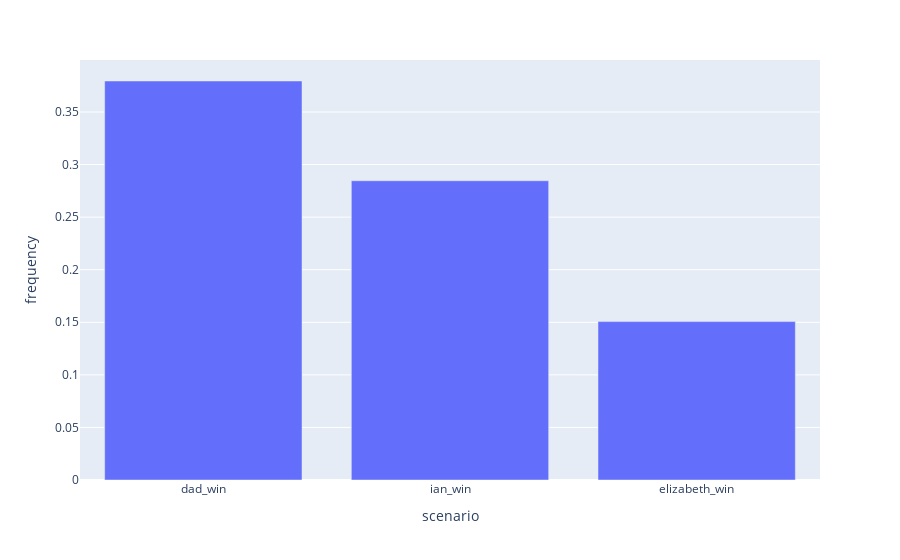

Notebook cell for this chart:
### Code cell
# Overall Winning Percentages

win_percentages = categorized_df[['dad_win', 'ian_win', 'elizabeth_win']].mean().reset_index()
win_percentages.columns = ['scenario', 'frequency']
px.bar(win_percentages, x='scenario', y='frequency')

### Figure 1 — Plotly figure (JSON) as saved in the notebook; plotly's stock layout.template omitted (floating-point values rounded to 4 significant figures)
{"data": [{"alignmentgroup": "True", "hovertemplate": "scenario=%{x}<br>frequency=%{y}<extra></extra>", "legendgroup": "", "marker": {"color": "#636efa"}, "name": "", "offsetgroup": "", "orientation": "v", "showlegend": false, "textposition": "auto", "type": "bar", "x": ["dad_win", "ian_win", "elizabeth_win"], "xaxis": "x", "y": [0.3795, 0.2846, 0.1506], "yaxis": "y"}], "layout": {"barmode": "relative", "legend": {"tracegroupgap": 0}, "margin": {"t": 60}, "xaxis": {"anchor": "y", "domain": [0, 1], "title": {"text": "scenario"}}, "yaxis": {"anchor": "x", "domain": [0, 1], "title": {"text": "frequency"}}}}
